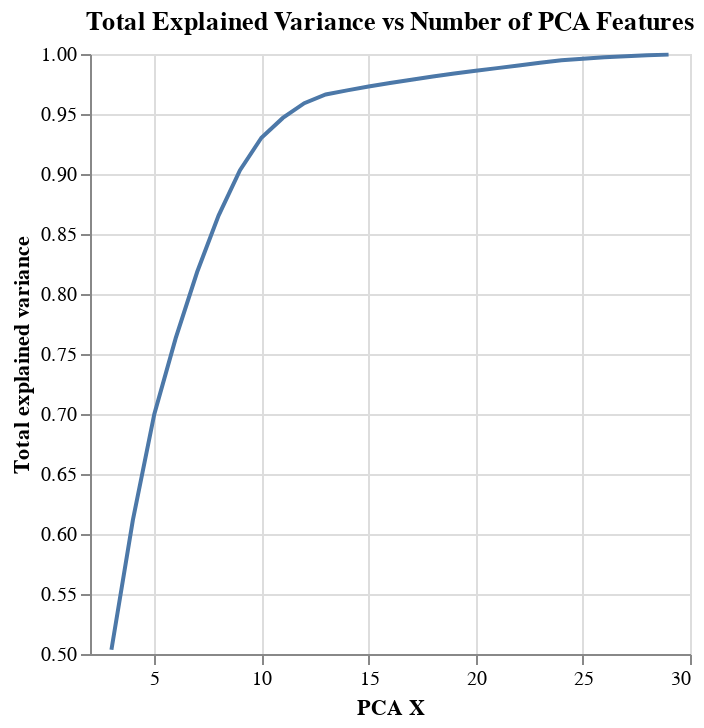

The notebook cell saved with this chart:
### Markdown cell above
### PCA component number determination

### Code cell
alt.Chart(df_pca_explained,
          title= "Total Explained Variance vs Number of PCA Features").mark_line().encode(
    alt.X('x:Q').title("PCA X"),
    alt.Y('pca_explained_var:Q')\
        .scale(domain=(0.5,1))\
            .title("Total explained variance")
)

### Figure 1 — Vega-Lite specification as saved in the notebook (floating-point values rounded to 4 significant figures)
{"config": {"view": {"continuousWidth": 300, "continuousHeight": 300}}, "data": {"name": "data-6db47d7a417d775c98a944a315e67a38"}, "mark": {"type": "line"}, "encoding": {"x": {"field": "x", "title": "PCA X", "type": "quantitative"}, "y": {"field": "pca_explained_var", "scale": {"domain": [0.5, 1]}, "title": "Total explained variance", "type": "quantitative"}}, "title": "Total Explained Variance vs Number of PCA Features", "$schema": "https://vega.github.io/schema/vega-lite/v5.20.1.json", "datasets": {"data-6db47d7a417d775c98a944a315e67a38": [{"x": 3, "pca_explained_var": 0.5036}, {"x": 4, "pca_explained_var": 0.6115}, {"x": 5, "pca_explained_var": 0.6999}, {"x": 6, "pca_explained_var": 0.7632}, {"x": 7, "pca_explained_var": 0.8183}, {"x": 8, "pca_explained_var": 0.8654}, {"x": 9, "pca_explained_var": 0.9031}, {"x": 10, "pca_explained_var": 0.9302}, {"x": 11, "pca_explained_var": 0.9467}, {"x": 12, "pca_explained_var": 0.959}, {"x": 13, "pca_explained_var": 0.9663}, {"x": 14, "pca_explained_var": 0.9697}, {"x": 15, "pca_explained_var": 0.9729}, {"x": 16, "pca_explained_var": 0.9758}, {"x": 17, "pca_explained_var": 0.9786}, {"x": 18, "pca_explained_var": 0.9812}, {"x": 19, "pca_explained_var": 0.9837}, {"x": 20, "pca_explained_var": 0.986}, {"x": 21, "pca_explained_var": 0.9882}, {"x": 22, "pca_explained_var": 0.9905}, {"x": 23, "pca_explained_var": 0.9927}, {"x": 24, "pca_explained_var": 0.9948}, {"x": 25, "pca_explained_var": 0.9961}, {"x": 26, "pca_explained_var": 0.9972}, {"x": 27, "pca_explained_var": 0.9982}, {"x": 28, "pca_explained_var": 0.9989}, {"x": 29, "pca_explained_var": 0.9995}]}}
